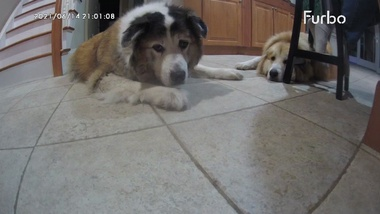
#> input picture experiments/test_images/test1.jpg, 380 x 214 px, shrunk from 1280 x 720 before the run, found by its file name
$ jupyter execute --allow-errors '1. Thresholding.ipynb'
#> lines starting #> are read from the running program, lines starting #| are printed output that depends on the picture
Allison Aprile

CPE645 Final Project

Dog Camera - Method Exploration

# Thresholding
* Simplest of segmentation methods
* Applied on grayscale image
* Divide image pixels based on intensity
* Can be manual or automatic
* Generally three types:
  - **Global:** one value of T constant for image; maps to 1 if p(x,y) > T and 0 otherwise
  - **Variable:** T varies over the image; also called _adaptive_ thresholding when T is a function of x and y
  -**Multiple Thresholding:** similar to global thresholding, except there are more than two values of T
* For color images, can do _multiband_ thresholding, where a separate threshold is applied to each of the BGR components and combined with an AND operation
* Threshold T typically determined by evaluating histogram of (grayscale) pixel values

[cell 1]
import cv2
import numpy as np
import matplotlib.pyplot as plt

[cell 2]
# Mount drive for testing images
from google.colab import drive
drive.mount('/content/drive')

[cell 3]
# Load testing files in grayscale
test1 = cv2.imread('/content/drive/My Drive/Aprile_CPE695_Final_Project/test_images/test1.jpg', 0)
#> test1: shape (214, 380); min 0, max 255, mean 111.8
test2 = cv2.imread('/content/drive/My Drive/Aprile_CPE695_Final_Project/test_images/test2.jpg', 0)
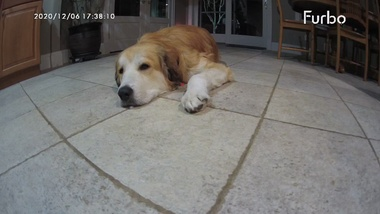
#> input picture experiments/test_images/test2.jpg, 380 x 214 px, shrunk from 1280 x 720 before the run, found by its file name
#> test2: shape (214, 380); min 0, max 255, mean 110.1
test3 = cv2.imread('/content/drive/My Drive/Aprile_CPE695_Final_Project/test_images/test3.jpg', 0)
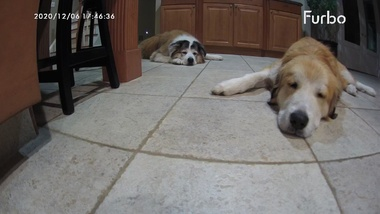
#> input picture experiments/test_images/test3.jpg, 380 x 214 px, shrunk from 1280 x 720 before the run, found by its file name
#> test3: shape (214, 380); min 0, max 255, mean 106.2
test4 = cv2.imread('/content/drive/My Drive/Aprile_CPE695_Final_Project/test_images/test4.jpg', 0)
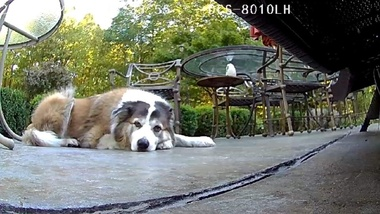
#> input picture experiments/test_images/test4.jpg, 380 x 214 px, shrunk from 1280 x 720 before the run, found by its file name
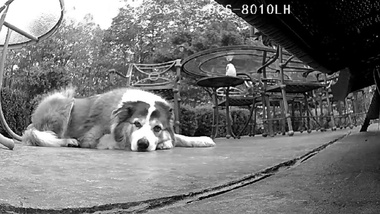
#> test4: shape (214, 380); min 0, max 255, mean 114.9
test5 = cv2.imread('/content/drive/My Drive/Aprile_CPE695_Final_Project/test_images/test5.jpg', 0)
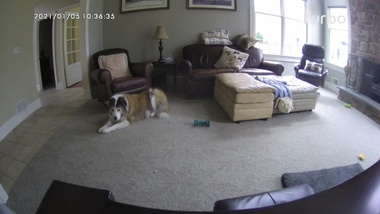
#> input picture experiments/test_images/test5.jpg, 380 x 214 px, shrunk from 1280 x 720 before the run, found by its file name
#> test5: shape (214, 380); min 7, max 255, mean 111.3
test6 = cv2.imread('/content/drive/My Drive/Aprile_CPE695_Final_Project/test_images/test6.jpg', 0)
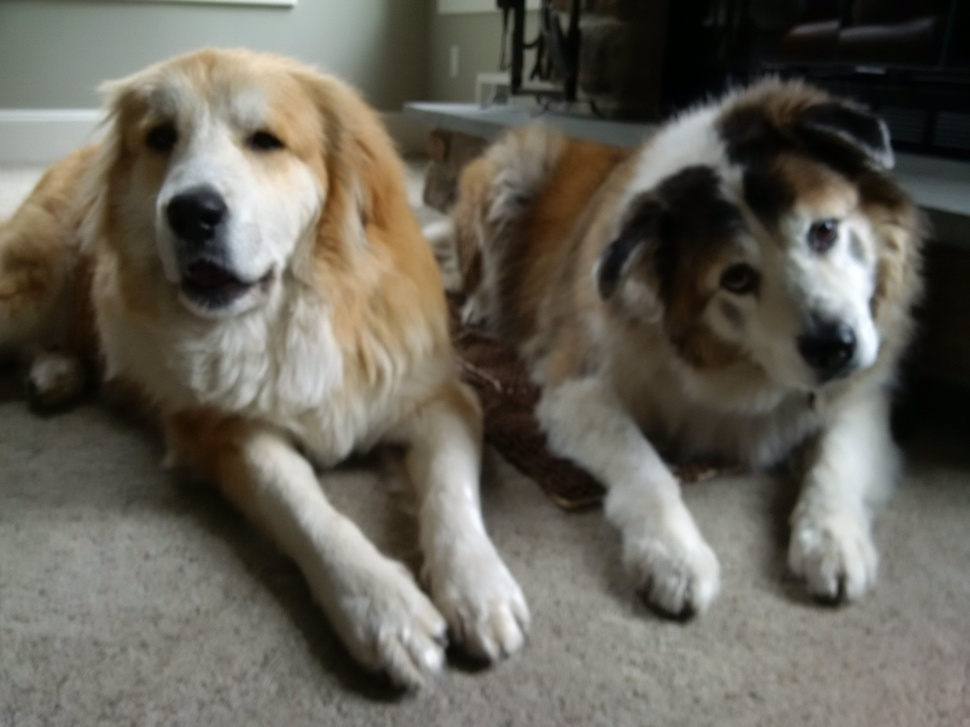
#> input picture experiments/test_images/test6.jpg, 970 x 727 px, shrunk from 3264 x 2448 before the run, found by its file name
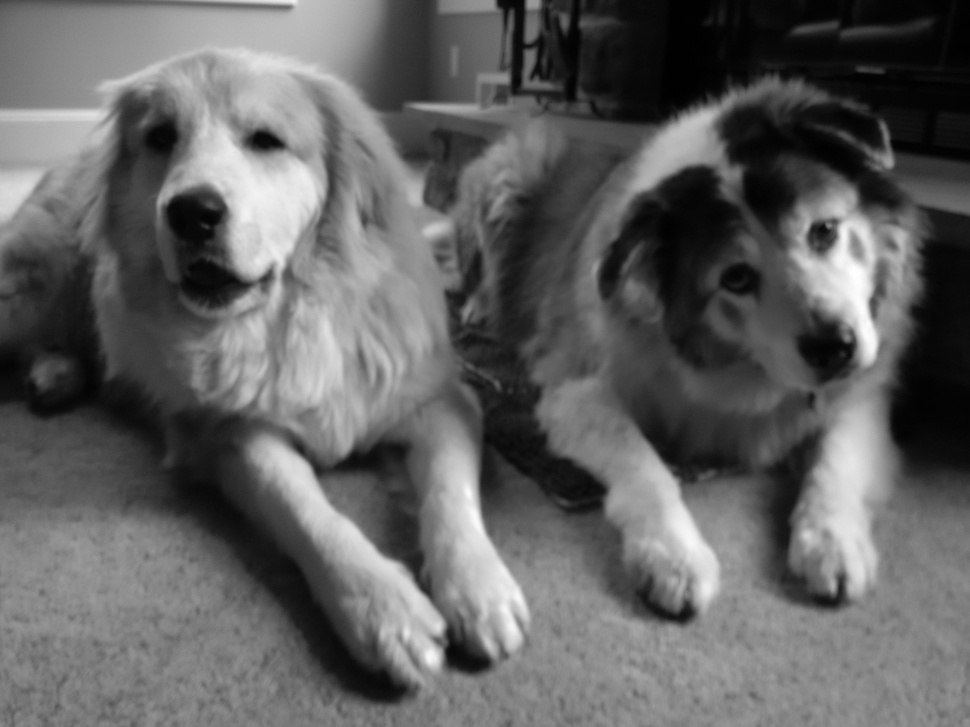
#> test6: shape (727, 970); min 0, max 255, mean 98
test7 = cv2.imread('/content/drive/My Drive/Aprile_CPE695_Final_Project/test_images/test7.jpg', 0)

test_imgs = [test1, test2, test3, test4, test5, test6, test7]
